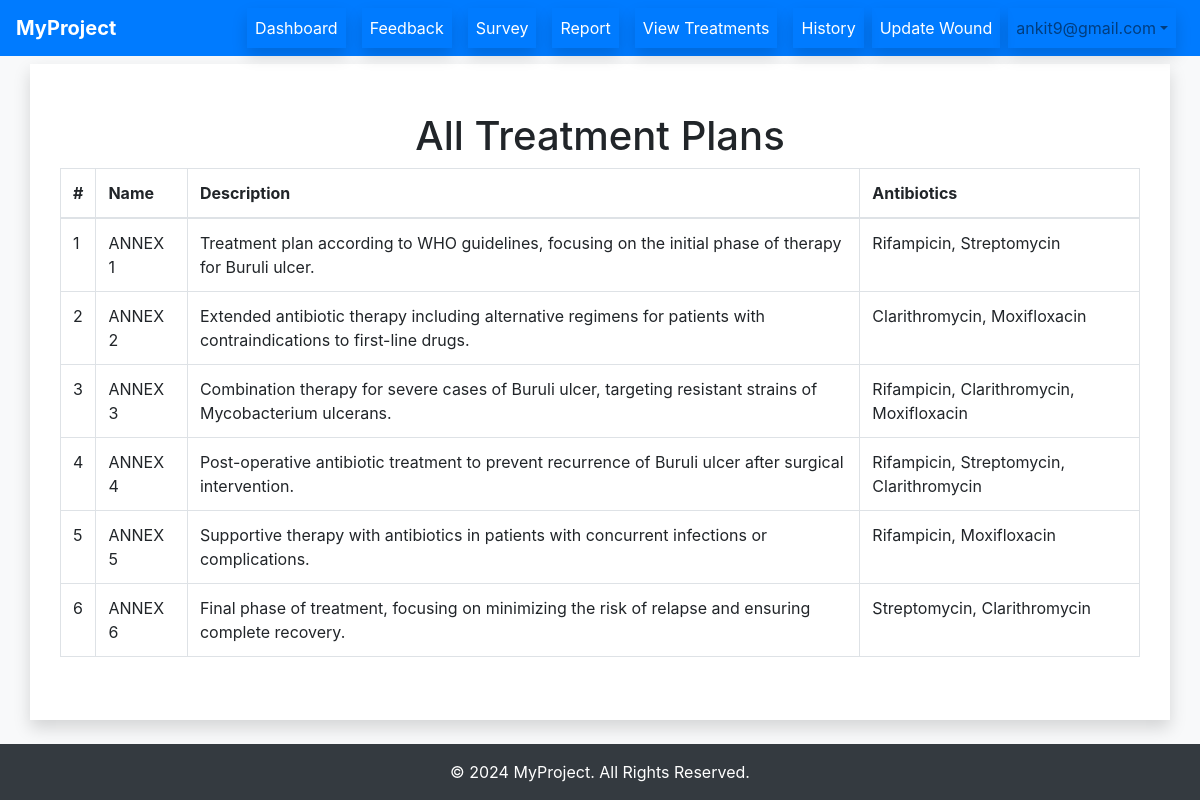
Before: /plans/ (signed in) with the older database file.
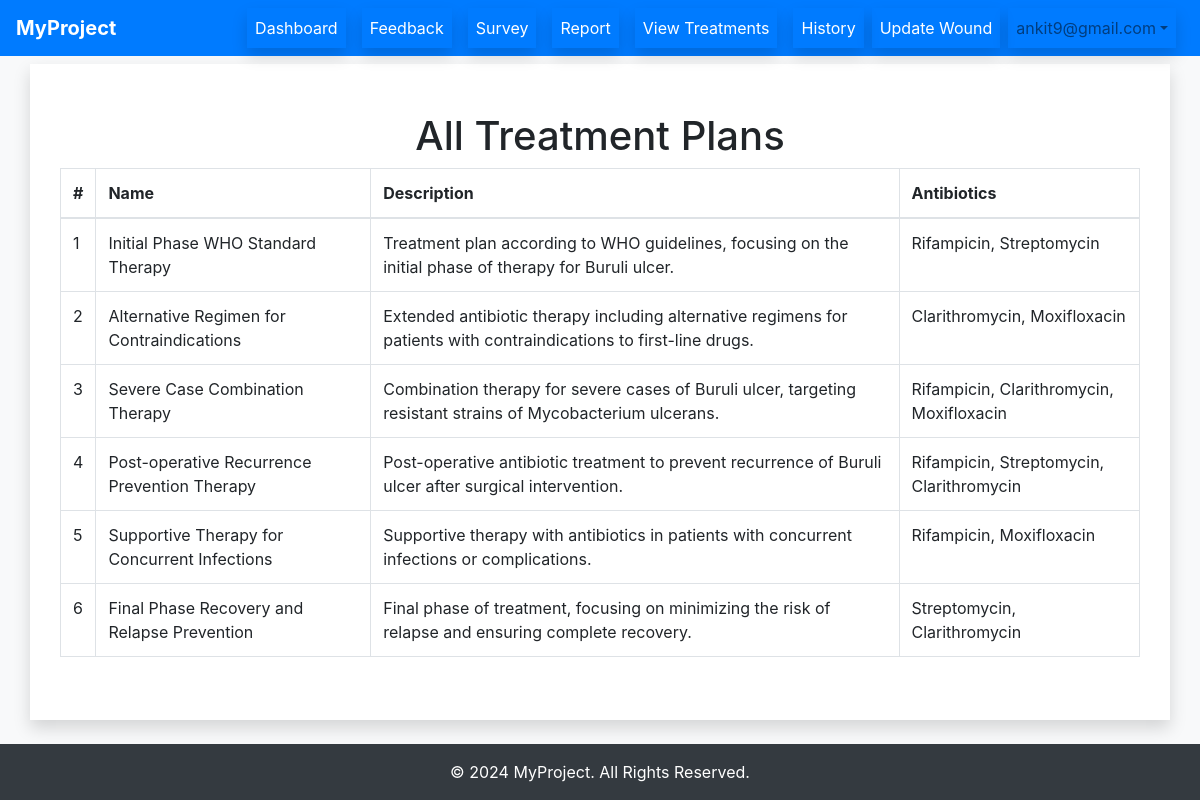
After: the same page with the newer database file.
### main/models.py (models this page shows, shortened)
class TreatmentPlan(models.Model):
    name = models.CharField(max_length=100, default='Treatment Plan')
    description = models.TextField()
    antibiotic_names = models.CharField(max_length=255, help_text="Comma-separated list of antibiotics used in the treatment" ,default="")

### main/decorators.py (the view)
    @login_required(login_url='/login/')
    def _wrapped_view(request, *args, **kwargs):
        try:
            request.user.patient
        except Patient.DoesNotExist:
            auth_logout(request)
            return HttpResponseRedirect(reverse('login'))
        return view_func(request, *args, **kwargs)

### main/views.py (called while the page is built)
@patient_required
def  plans(request):
    user = request.user
    treatments = TreatmentPlan.objects.all()
    return render(request, 'viewtreatments.html', {'treatments': treatments})

### templates/viewtreatments.html (shortened to what this page needs)
{% extends 'base.html' %}
{% block content %}
<div class="container mt-5">
    <h1 class="text-center">All Treatment Plans</h1>
    <div class="table-responsive">
        <table class="table table-bordered table-hover">
            <thead>
                <tr>
                    <th>#</th>
                    <th>Name</th>
                    <th>Description</th>
                    <th>Antibiotics</th>
                </tr>
            </thead>
            <tbody>
                {% for treatment in treatments %}
                <tr>
                    <td>{{ forloop.counter }}</td>
                    <td>{{ treatment.name }}</td>
                    <td>{{ treatment.description }}</td>
                    <td>{{ treatment.antibiotic_names }}</td>
                </tr>
                {% endfor %}
            </tbody>
        </table>
    </div>
</div>
{% endblock %}

### templates/base.html (shortened to what this page needs)
<!DOCTYPE html>
<html>
<head>
  <link href="https://stackpath.bootstrapcdn.com/bootstrap/4.5.2/css/bootstrap.min.css" rel="stylesheet">
</head>
<body class="bg-light">
  <div class="main-container">
    <nav class="navbar navbar-expand-lg navbar-light bg-primary">
      <a class="navbar-brand font-weight-bold text-white" href="#">MyProject</a>
      <div class="collapse navbar-collapse" id="navbarNav">
        <ul class="navbar-nav ml-auto">
          {% if user.is_authenticated %}
          <li class="nav-item">
            <a class="nav-link text-white shadow mx-2" href="{% url 'patient' %}">Dashboard</a>
          </li>
          <li class="nav-item">
            <a class="nav-link text-white shadow mx-2" href="{% url 'feedback' %}">Feedback</a>
          </li>
          <li class="nav-item">
            <a class="nav-link text-white shadow mx-2" href="{% url 'polls' %}">Survey</a>
          </li>
          <li class="nav-item">
            <a class="nav-link text-white shadow mx-2" href="{% url 'report' %}">Report</a>
          </li>
          <li class="nav-item">
            <a class="nav-link text-white shadow mx-2" href="{% url "plans"  %}">View Treatments</a>
          </li>
          <li class="nav-item">
            <a class="nav-link text-white shadow mx-2" href="{% url "viewhistory"  %}">History</a>
          </li>
          <li class="nav-item">
            <a class="nav-link text-white shadow" href="{% url "viewwound"  %}">Update Wound </a>
          </li>
          <li class="nav-item dropdown shadow mx-2">
            <a class="nav-link dropdown-toggle d-flex align-items-center" href="#" id="navbarDropdownMenuLink" role="button" data-toggle="dropdown" aria-haspopup="true" aria-expanded="false">
              {{ request.session.name }}
            </a>
          </li>
          {% endif %}
        </ul>
      </div>
    </nav>
    <div class="container bg-white shadow content mt-2">
      {% block content %}{% endblock %}
    </div>
    <footer class="bg-dark text-white text-center py-3 mt-4">
      <p class="mb-0">&copy; 2024 MyProject. All Rights Reserved.</p>
    </footer>
  </div>
</body>
</html>

### templates/base.html (style rules this page uses)
html, body { height: 100%; margin: 0; }
.main-container { min-height: 100%; display: flex; flex-direction: column; }
.content { flex: 1; }

Changed rows visible on the page:
removed TreatmentPlan: name "ANNEX 1", description "Treatment plan according to WHO guidelines, focusing on the initial phase of therapy for Buruli ulcer.", antibiotic_names "Rifampicin, Streptomycin"
removed TreatmentPlan: name "ANNEX 2", description "Extended antibiotic therapy including alternative regimens for patients with contraindications to first-line drugs.", antibiotic_names "Clarithromycin, Moxifloxacin"
removed TreatmentPlan: name "ANNEX 3", description "Combination therapy for severe cases of Buruli ulcer, targeting resistant strains of Mycobacterium ulcerans.", antibiotic_names "Rifampicin, Clarithromycin, Moxifloxacin"
removed TreatmentPlan: name "ANNEX 4", description "Post-operative antibiotic treatment to prevent recurrence of Buruli ulcer after surgical intervention.", antibiotic_names "Rifampicin, Streptomycin, Clarithromycin"
removed TreatmentPlan: name "ANNEX 5", description "Supportive therapy with antibiotics in patients with concurrent infections or complications.", antibiotic_names "Rifampicin, Moxifloxacin"
removed TreatmentPlan: name "ANNEX 6", description "Final phase of treatment, focusing on minimizing the risk of relapse and ensuring complete recovery.", antibiotic_names "Streptomycin, Clarithromycin"
added TreatmentPlan: name "Initial Phase WHO Standard Therapy", description "Treatment plan according to WHO guidelines, focusing on the initial phase of therapy for Buruli ulcer.", antibiotic_names "Rifampicin, Streptomycin"
added TreatmentPlan: name "Alternative Regimen for Contraindications", description "Extended antibiotic therapy including alternative regimens for patients with contraindications to first-line drugs.", antibiotic_names "Clarithromycin, Moxifloxacin"
added TreatmentPlan: name "Severe Case Combination Therapy", description "Combination therapy for severe cases of Buruli ulcer, targeting resistant strains of Mycobacterium ulcerans.", antibiotic_names "Rifampicin, Clarithromycin, Moxifloxacin"
added TreatmentPlan: name "Post-operative Recurrence Prevention Therapy", description "Post-operative antibiotic treatment to prevent recurrence of Buruli ulcer after surgical intervention.", antibiotic_names "Rifampicin, Streptomycin, Clarithromycin"
added TreatmentPlan: name "Supportive Therapy for Concurrent Infections", description "Supportive therapy with antibiotics in patients with concurrent infections or complications.", antibiotic_names "Rifampicin, Moxifloxacin"
added TreatmentPlan: name "Final Phase Recovery and Relapse Prevention", description "Final phase of treatment, focusing on minimizing the risk of relapse and ensuring complete recovery.", antibiotic_names "Streptomycin, Clarithromycin"
